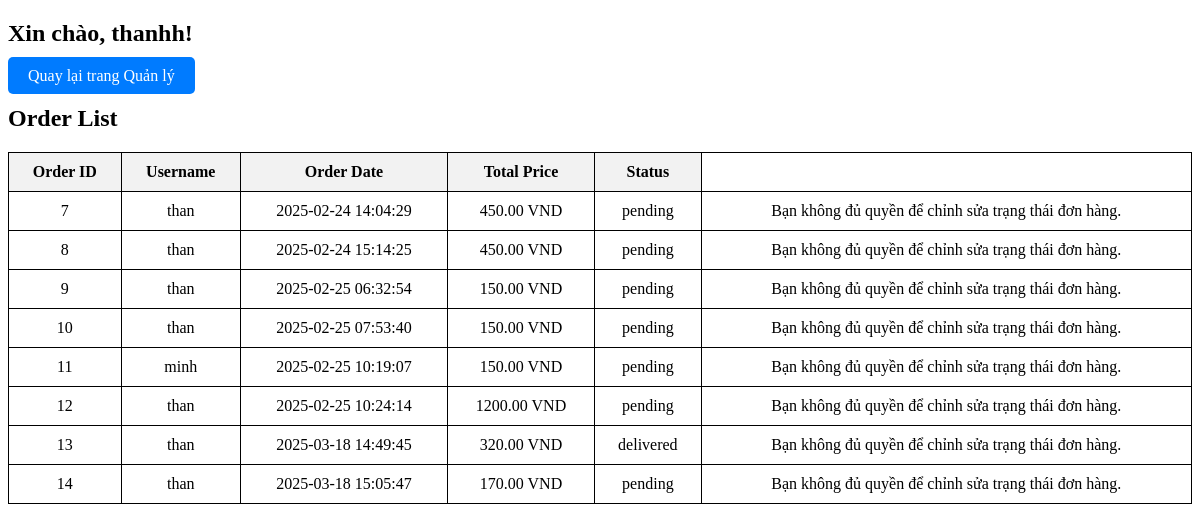
Screenshot of /hienthidonhang.php (signed in) with the database file from the repository.
### tables this page shows
CREATE TABLE `orders` (
  `order_id` int(11) NOT NULL,
  `username` varchar(255) NOT NULL,
  `order_date` timestamp NOT NULL DEFAULT current_timestamp(),
  `total_price` decimal(10,2) NOT NULL,
  `status` enum('pending','processed','shipped','delivered','cancelled') DEFAULT 'pending'
);

### hienthidonhang.php (the view, shortened to what this page needs)
<?php
require 'config.php';
$username = $_SESSION['username'];
$stmt = $conn->prepare("SELECT role FROM users WHERE username = ?");
$stmt->bind_param("s", $username);
$stmt->execute();
$result = $stmt->get_result();
$user = $result->fetch_assoc();
$is_admin = ($user['role'] === 'Admin');
$sql = "SELECT * FROM orders";
$result = $conn->query($sql);
?>
<!DOCTYPE html>
<html lang="en">
<head>
</head>
<body>
<h2>Xin chào, <?php echo htmlspecialchars($username); ?>!</h2>
<a href="quanly.php" class="back-btn">Quay lại trang Quản lý</a>
<h2>Order List</h2>
<?php if ($result->num_rows > 0): ?>
    <table>
        <tr>
            <th>Order ID</th>
            <th>Username</th>
            <th>Order Date</th>
            <th>Total Price</th>
            <th>Status</th>
        </tr>
        <?php while ($row = $result->fetch_assoc()): ?>
        <tr>
            <td><?php echo htmlspecialchars($row['order_id']); ?></td>
            <td><?php echo htmlspecialchars($row['username']); ?></td>
            <td><?php echo htmlspecialchars($row['order_date']); ?></td>
            <td><?php echo htmlspecialchars($row['total_price']); ?> VND</td>
            <td><?php echo htmlspecialchars($row['status']); ?></td>
            <?php if ($is_admin): ?>
                <td>
                    <form action="update_order_status.php" method="POST">
                        <input type="hidden" name="order_id" value="<?php echo $row['order_id']; ?>">
                        <select name="status">
                            <option value="pending" <?php if ($row['status'] == 'pending') echo 'selected'; ?>>Pending</option>
                            <option value="processed" <?php if ($row['status'] == 'processed') echo 'selected'; ?>>Processed</option>
                            <option value="shipped" <?php if ($row['status'] == 'shipped') echo 'selected'; ?>>Shipped</option>
                            <option value="delivered" <?php if ($row['status'] == 'delivered') echo 'selected'; ?>>Delivered</option>
                            <option value="cancelled" <?php if ($row['status'] == 'cancelled') echo 'selected'; ?>>Cancelled</option>
                        </select>
                        <button type="submit">Update</button>
                        <td>
    <a href="order_details.php?order_id=<?php echo $row['order_id']; ?>">Xem chi tiết</a>
</td>
                    </form>
                </td>
            <?php else: ?>
                <td>Bạn không đủ quyền để chỉnh sửa trạng thái đơn hàng.</td>
            <?php endif; ?>
        </tr>
        <?php endwhile; ?>
    </table>
<?php else: ?>
    <p>No orders found.</p>
<?php endif; ?>
</body>
</html>

### hienthidonhang.php (style rules this page uses)
table { width: 100%; border-collapse: collapse; }
table, th, td { border: 1px solid black; }
th, td { padding: 10px; text-align: center; }
th { background-color: #f2f2f2; }
.back-btn { margin-top: 20px; padding: 10px 20px; background-color: #007bff; color: white; text-decoration: none; border-radius: 5px; }

### rows the page displays
orders: order_id "7", username "than", order_date "2025-02-24 14:04:29", total_price "450.00", status "pending"
orders: order_id "8", username "than", order_date "2025-02-24 15:14:25", total_price "450.00", status "pending"
orders: order_id "9", username "than", order_date "2025-02-25 06:32:54", total_price "150.00", status "pending"
orders: order_id "10", username "than", order_date "2025-02-25 07:53:40", total_price "150.00", status "pending"
orders: order_id "11", username "minh", order_date "2025-02-25 10:19:07", total_price "150.00", status "pending"
orders: order_id "12", username "than", order_date "2025-02-25 10:24:14", total_price "1200.00", status "pending"
orders: order_id "13", username "than", order_date "2025-03-18 14:49:45", total_price "320.00", status "delivered"
orders: order_id "14", username "than", order_date "2025-03-18 15:05:47", total_price "170.00", status "pending"

### other values shown
$username "thanhh"
